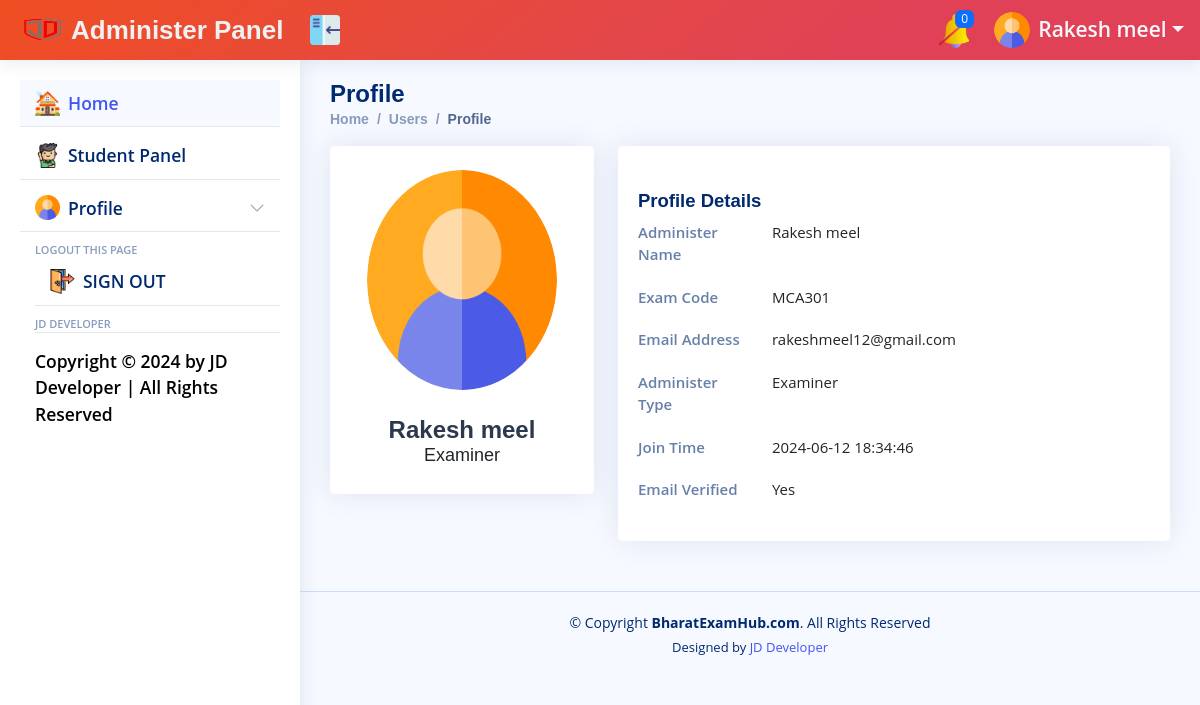
The page /Administer-Panel/administer_profile.php (signed in) on the database its author committed.
### tables this page shows
CREATE TABLE `administer_table` (
  `administer_id` int(11) NOT NULL,
  `admin_id` int(11) NOT NULL,
  `administer_name` varchar(50) NOT NULL,
  `exam_code` varchar(100) NOT NULL,
  `administer_email_address` varchar(150) NOT NULL,
  `administer_password` varchar(150) NOT NULL,
  `administer_verfication_code` varchar(120) NOT NULL,
  `administer_type` enum('Administer','Examiner') NOT NULL,
  `administer_created_on` datetime NOT NULL,
  `administer_email_verified` enum('Yes','No') NOT NULL
);

### Administer-Panel/administer_profile.php (the view, shortened to what this page needs)
<?php
    include('Administer_panel.php');
    include '../mainfile.php';
    $administer_id = $_SESSION['administer_id'];
    $stmt = $conn->prepare("SELECT `administer_id`, `admin_id`, `administer_name`, `exam_code`, `administer_email_address`, `administer_password`, `administer_type`, `administer_created_on`, `administer_email_verified` FROM `administer_table` WHERE `administer_id` = ?");
    $stmt->bind_param("i", $administer_id);
    $stmt->execute();
    $stmt->bind_result($administer_id, $admin_id, $administer_name, $exam_code, $administer_email_address, $administer_password, $administer_type, $administer_created_on, $administer_email_verified);
?>
<main id="main" class="main">
    <div class="pagetitle">
        <h1>Profile</h1>
        <nav>
            <ol class="breadcrumb">
                <li class="breadcrumb-item"><a href="Admin_panel.php">Home</a></li>
                <li class="breadcrumb-item">Users</li>
                <li class="breadcrumb-item active">Profile</li>
            </ol>
        </nav>
    </div>
    <section class="section profile">
        <div class="row">
            <div class="col-xl-4">
                <div class="card">
                    <div class="card-body profile-card pt-4 d-flex flex-column align-items-center">
                        <img src="../Admin\image\default_profile.png" alt="Profile" class="rounded-circle mb-3" style="width: 220px; height: 220px">
                        <h2><?php echo htmlspecialchars($administer_name); ?></h2>
                        <h3><?php echo htmlspecialchars($administer_type); ?></h3>
                    </div>
                </div>
            </div>
            <div class="col-xl-8">
                <div class="card">
                    <div class="card-body pt-3">
                        <div class="tab-content pt-2">
                            <div class="tab-pane fade show active profile-overview" id="profile-overview">
                                <h5 class="card-title">Profile Details</h5>
                                <div class="row">
                                    <div class="col-lg-3 col-md-4 label">Administer Name</div>
                                    <div class="col-lg-9 col-md-8"><?php echo htmlspecialchars($administer_name); ?></div>
                                </div>
                                <div class="row">
                                    <div class="col-lg-3 col-md-4 label">Exam Code</div>
                                    <div class="col-lg-9 col-md-8"><?php echo htmlspecialchars($exam_code); ?></div>
                                </div>
                                <div class="row">
                                    <div class="col-lg-3 col-md-4 label">Email Address</div>
                                    <div class="col-lg-9 col-md-8"><?php echo htmlspecialchars($administer_email_address); ?></div>
                                </div>
                                <div class="row">
                                    <div class="col-lg-3 col-md-4 label">Administer Type</div>
                                    <div class="col-lg-9 col-md-8"><?php echo htmlspecialchars($administer_type); ?></div>
                                </div>
                                <div class="row">
                                    <div class="col-lg-3 col-md-4 label">Join Time</div>
                                    <div class="col-lg-9 col-md-8"><?php echo htmlspecialchars($administer_created_on); ?></div>
                                </div>
                                <div class="row">
                                    <div class="col-lg-3 col-md-4 label">Email Verified</div>
                                    <div class="col-lg-9 col-md-8"><?php echo htmlspecialchars($administer_email_verified); ?></div>
                                </div>
                            </div>
                        </div>
                    </div>
                </div>
            </div>
        </div>
    </section>
</main>
<?php include('footer.php'); ?>

### Administer-Panel/administer_panel.php (shortened to what this page needs)
<?php
include '../mainfile.php';
  $admin_id = $_SESSION['administer_id'];
  $notifications_query = "
      SELECT n.admin_id, n.notification_msg, n.created_at, a.admin_name
      FROM administer_notification_table n
      JOIN admin_table a ON n.admin_id = a.admin_id
      WHERE n.administer_id = ?
      ORDER BY n.created_at DESC
  ";
  $notifications_stmt = $conn->prepare($notifications_query);
  $notifications_stmt->bind_param('i', $admin_id);
  $notifications_stmt->execute();
  $notifications_result = $notifications_stmt->get_result();
  $notifications = $notifications_result->fetch_all(MYSQLI_ASSOC);
?>
<!doctype html>
<html lang="en" data-bs-theme="auto">
  <head>
    <link rel="stylesheet" href="https://maxcdn.bootstrapcdn.com/bootstrap/4.3.1/css/bootstrap.min.css">
    <link rel="stylesheet" href="https://cdn.datatables.net/1.10.19/css/dataTables.bootstrap4.min.css">
    <link href="../Admin/assets/vendor/bootstrap/css/bootstrap.min.css" rel="stylesheet">
    <link href="../Admin/assets/vendor/bootstrap-icons/bootstrap-icons.css" rel="stylesheet">
    <link href="../Admin/assets/vendor/boxicons/css/boxicons.min.css" rel="stylesheet">
    <link href="../Admin/assets/vendor/quill/quill.snow.css" rel="stylesheet">
    <link href="../Admin/assets/vendor/quill/quill.bubble.css" rel="stylesheet">
    <link href="../Admin/assets/vendor/remixicon/remixicon.css" rel="stylesheet">
    <link href="../Admin/assets/vendor/simple-datatables/style.css" rel="stylesheet">
    <link rel="stylesheet" href="../style/bootstrap-datetimepicker.css" />
    <link href="../Admin\CSS\sidebar.min.css" rel="stylesheet">
    <link rel="stylesheet" href="../Admin\CSS\admin_panel.css">
  </head>
  <body>
  <header id="header" class="header fixed-top d-flex align-items-center">
    <div class="d-flex align-items-center justify-content-between">
      <a href="#" class="logo d-flex align-items-center">
        <img src="../Admin/image\\logo_Home.png" alt="logo">
        <span class="d-none d-lg-block">Administer Panel</span>
      </a>
      <img src="../Admin/image\sideber_in.png" class="toggle-sidebar-btn">
    </div>
    <nav class="header-nav ms-auto">
        <ul class="d-flex align-items-center">
            <li class="nav-item dropdown">
                <a class="nav-link nav-icon" href="#" data-bs-toggle="dropdown">
                    <img src="../Admin/image/notifications_icon.png" class="toggle-sidebar-btn">
                    <span class="badge bg-primary badge-number"><?php echo count($notifications); ?></span>
                </a>
        </li>
        <?php
            $administer_id = $_SESSION['administer_id'];
            $stmt = $conn->prepare("SELECT `administer_id`, `administer_name`, `administer_type` FROM `administer_table` WHERE `administer_id` = ?");
            $stmt->bind_param("i", $administer_id);
            $stmt->execute();
            $stmt->bind_result($administer_id, $administer_name, $administer_type);
          ?>
        <li class="nav-item dropdown pe-3">
          <a class="nav-link nav-profile d-flex align-items-center pe-0" href="#" data-bs-toggle="dropdown">
            <img src="../Admin/image/default_profile.png" alt="Profile" class="rounded-circle">
            <span class="d-none d-md-block dropdown-toggle ps-2"><?php echo $administer_name; ?></span>
          </a>
        </li>
      </ul>
    </nav>
  </header>
  <aside id="sidebar" class="sidebar">
    <ul class="sidebar-nav" id="sidebar-nav">
      <li class="nav-item">
        <a class="nav-link " href="Home_panel.php">
          <img src="../Admin/image\home.png" alt="Home" width="25" height="25" class="me-2">
          <span>Home</span>
        </a>
      </li>
      <li class="nav-item">
        <a href="administer_student_panel.php" class="nav-link collapsed">
          <img src="../Admin/image\student.png" alt="Student Panel" width="25" height="25" class="me-2">
          <span>Student Panel</span>
        </a>
      </li>
      <li class="nav-item">
        <a class="nav-link collapsed" data-bs-target="#icons-nav" data-bs-toggle="collapse" href="#">
          <img src="../Admin/image\default_profile.png" alt="Profile" width="25" height="25" class="me-2">
          <span>Profile</span>
          <i class="bi bi-chevron-down ms-auto"></i>
        </a>
        </li>
      <li class="nav-heading">Logout this page
          <a class="nav-link collapsed" data-bs-target="#icons-nav" data-bs-toggle="" href="logout.php">
            <img src="../Admin/image\logout.png" alt="Profile" width="25" height="25" class="me-2">
            <span>Sign Out</span>
          </a>
        </li>
      <li class="nav-heading">JD Developer</li>
          <a class="nav-link collapsed" href="http://jdsoftdeveloper.kesug.com"  style="text-decoration: none;color: black">Copyright &copy; 2024 by JD Developer | All Rights Reserved</a>
  </aside>
</body>
<html>

### Administer-Panel/footer.php (shortened to what this page needs)
<footer id="footer" class="footer">
    <div class="copyright">
      &copy; Copyright <strong><span>BharatExamHub.com</span></strong>. All Rights Reserved
    </div>
    <div class="credits">
      Designed by <a href="http://jdsoftdeveloper.kesug.com">JD Developer</a>
    </div>
  </footer>

### Admin/CSS/admin_panel.css (style rules this page uses)
:root { scroll-behavior: smooth; }
body { font-family: "Open Sans", sans-serif; background: #f6f9ff; color: #444444; }
a { color: #4154f1; text-decoration: none; }
h1, h2, h3, h4, h5, h6 { font-family: "Nunito", sans-serif; }
#main { margin-top: 60px; padding: 20px 30px; transition: all 0.3s; }
.pagetitle { margin-bottom: 10px; }
.pagetitle h1 { font-size: 24px; margin-bottom: 0; font-weight: 600; color: #012970; }
.card { margin-bottom: 30px; border: none; border-radius: 5px; box-shadow: 0px 0 30px rgba(1, 41, 112, 0.1); }
.card-title { padding: 20px 0 1px 0; font-size: 18.5px; font-weight: 650; font-family: "Poppins", sans-serif; }
.card-body { padding: 0 20px 20px 20px; }
.breadcrumb { font-size: 14px; font-family: "Nunito", sans-serif; color: #899bbd; font-weight: 600; }
.breadcrumb a { color: #899bbd; transition: 0.3s; }
.breadcrumb .breadcrumb-item::before { color: #899bbd; }
.breadcrumb .active { color: #51678f; font-weight: 600; }
.logo { line-height: 1; }
@media (min-width: 1200px) { .logo { width: 280px; } }
.logo img { max-height: 26px; margin-right: 6px; width: 45px; height: 45px; }
.logo span { font-size: 26px; font-weight: 600; color: #eff0f1; font-family: "Nunito", sans-serif; }
.header { transition: all 0.5s; z-index: 997; height: 60px; box-shadow: 0px 2px 20px rgba(1, 41, 112, 0.1); background-image: linear-gradient(141deg, #ef4e22 0, #e44748 51%, #e04157 75%); padding-left: 20px; }
.header .toggle-sidebar-btn { font-size: 32px; padding-left: 10px; cursor: pointer; width: 40px; }
.header-nav ul { list-style: none; }
.header-nav>ul { margin: 0; padding: 0; }
.header-nav .nav-icon { font-size: 22px; color: #012970; margin-right: 25px; position: relative; }
.header-nav .nav-profile { color: #f5f7fa; }
.header-nav .nav-profile img { max-height: 36px; }
.header-nav .nav-profile span { font-size: 21px; font-weight: 600; }
.header-nav .badge-number { position: absolute; inset: -2px -5px auto auto; font-weight: normal; font-size: 12px; padding: 3px 6px; }
.sidebar { position: fixed; top: 60px; left: 0; bottom: 0; width: 300px; z-index: 996; transition: all 0.3s; padding: 20px; overflow-y: auto; scrollbar-width: thin; scrollbar-color: #aab7cf transparent; box-shadow: 0px 0px 20px rgba(1, 41, 112, 0.1); background-color: #fff; }
@media (min-width: 1200px) { #main, #footer { margin-left: 300px; } }
.sidebar-nav { padding: 0; margin: 0; list-style: none; display: contents; }
.sidebar-nav li { padding: 0; margin: 0; list-style: none; border-bottom: 1.5px solid rgba(15, 15, 15, 0.1); }
.sidebar-nav .nav-item { margin-bottom: 5px; }
.sidebar-nav .nav-heading { font-size: 11px; text-transform: uppercase; color: #899bbd; font-weight: 600; margin: 10px 0 5px 15px; }
.sidebar-nav .nav-link { display: flex; align-items: center; font-size: 17.5px; font-weight: 600; color: #4154f1; transition: 0.3; background: #f6f9ff; padding: 10px 15px; border-radius: 4px; }
.sidebar-nav .nav-link i { font-size: 16px; margin-right: 10px; color: #4154f1; }
.sidebar-nav .nav-link.collapsed { color: #012970; background: #fff; }
.sidebar-nav .nav-link.collapsed i { color: #899bbd; }
.sidebar-nav .nav-link .bi-chevron-down { margin-right: 0; transition: transform 0.2s ease-in-out; }
.profile .profile-card img { max-width: 190px; }
.profile .profile-card h2 { font-size: 24px; font-weight: 700; color: #2c384e; margin: 10px 0 0 0; }
.profile .profile-card h3 { font-size: 18px; }
.profile .profile-overview .row { margin-bottom: 20px; font-size: 15px; }
.profile .profile-overview .card-title { color: #012970; }
.profile .profile-overview .label { font-weight: 600; color: rgba(1, 41, 112, 0.6); }
.footer { padding: 20px 0; font-size: 14px; transition: all 0.3s; border-top: 1px solid #cddfff; }
.footer .copyright { text-align: center; color: #012970; }
.footer .credits { padding-top: 5px; text-align: center; font-size: 13px; color: #012970; }

### rows shown on the page
administer_table: administer_name "Rakesh meel", administer_type "Examiner", exam_code "MCA301", administer_email_address "rakeshmeel12@gmail.com", administer_created_on "2024-06-12 18:34:46", administer_email_verified "Yes"

### other values the page prints
count($notifications) "0"
